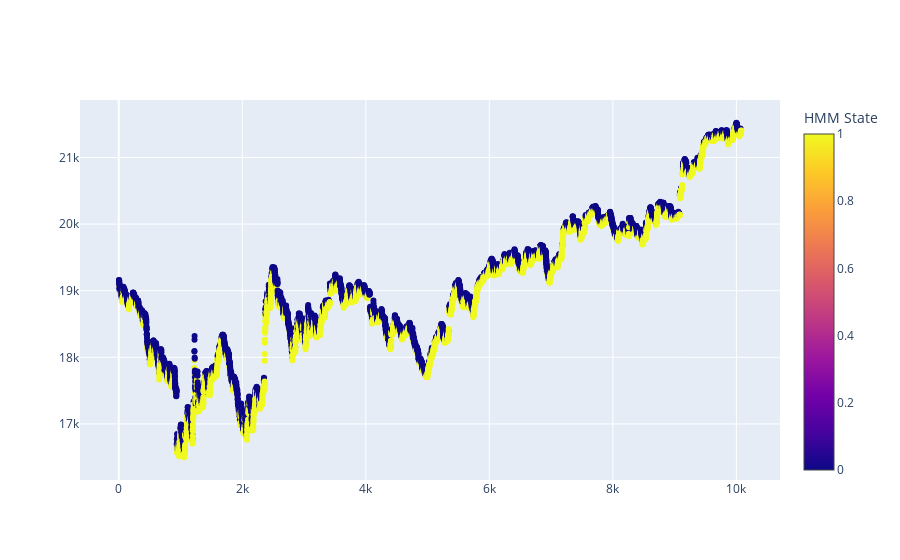

Here is the notebook cell this chart was saved with:
### Code cell
import os
import sys
import numpy as np
import pandas as pd
import plotly.graph_objects as go
import plotly.express as px
from hmmlearn import hmm
from sklearn.preprocessing import StandardScaler
pd.set_option('display.max_rows', None)

raw_bar = pd.read_parquet(os.path.join(os.getcwd(), 'history.parquet'))
vrun_bar = pd.read_parquet(os.path.join(os.getcwd(), 'volume_run_bar.parquet'))

# 1. Load your data
# Suppose df has columns ["timestamp", "feature1", "feature2", …].
df = vrun_bar[-(60*24*7):].copy()
periods = [1, 2, 4, 6, 8, 10]
for period in periods:
    df[f'pct_fwd_{period}'] = np.log1p(df["close"].pct_change(periods=-period).fillna(0))
    df[f'pct_bak_{period}'] = np.log1p(df["close"].pct_change(periods=period).fillna(0))

for i, period in enumerate(periods):
    df[f'pct_cum_fwd_{period}'] = sum(df[f'pct_fwd_{p}'] for p in periods[:(i+1)])
    df[f'pct_cum_bak_{period}'] = sum(df[f'pct_bak_{p}'] for p in periods[:(i+1)])
    df[f'f_p_{period}'] = df[f'pct_cum_fwd_{period}'].apply(lambda x: x if x > 0 else 0)
    df[f'f_n_{period}'] = df[f'pct_cum_fwd_{period}'].apply(lambda x: x if x <= 0 else 0)
X = df[[f'f_p_{p}' for p in periods]+[f'f_n_{p}' for p in periods]]

# 2. Normalize
scaler = StandardScaler()
X_scaled = scaler.fit_transform(X)

# 3. Instantiate GaussianHMM
n_states = 2  # choose your number of regimes
model = hmm.GaussianHMM(
    n_components=n_states,
    covariance_type="full",
    n_iter=30,
    verbose=True,    # print convergence info
    random_state=0,
)

# 4. Fit model
model.fit(X_scaled)

# 5. Decode with Viterbi
hidden_states = model.predict(X_scaled)

# 6. Attach labels to df
df["hmm_state"] = hidden_states

raw = raw_bar[-(60*24*7):]

# Initialize empty DataFrame to hold mean returns
hmm_stats = pd.DataFrame(
    index=sorted(df["hmm_state"].unique()), 
    columns=[f"fut_return_{p}" for p in periods]
)

for period in periods:
    col_name = f"fut_return_{period}"
    
    # Calculate future returns
    df[col_name] = df.groupby("hmm_state")["close"].transform(
        lambda x: x.shift(-period) / x - 1
    )
    
    # Compute mean for each hmm_state and store in hmm_stats
    stats = df.groupby("hmm_state")[col_name].agg(['mean'])
    hmm_stats.loc[:, col_name] = stats['mean']

print(hmm_stats)

# df.set_index('time', inplace=True)
# raw.index.name = 'time'
# merged = pd.merge(df[['close', "hmm_state"]], raw['close'], on='time', how='left')
# print(merged)

import plotly.express as px
import plotly.graph_objects as go

fig = go.Figure()

# Add HMM scatter with custom color mapping
fig.add_trace(go.Scatter(
    y=df['close'],
    mode='markers',
    marker=dict(
        color=df['hmm_state'],
        colorscale='Plasma',
        showscale=True,
        colorbar=dict(title="HMM State"),
        size=6
    ),
    name="Close",
))
fig.show()

### Figure 1 — Plotly figure (JSON) as saved in the notebook; plotly's stock layout.template omitted (floating-point values rounded to 4 significant figures; data arrays with more than 128 entries replaced by an {"elided": "..."} marker saying what was removed)
{"data": [{"marker": {"color": {"elided": "10080 int values"}, "colorbar": {"title": {"text": "HMM State"}}, "colorscale": [[0, "#0d0887"], [0.1111, "#46039f"], [0.2222, "#7201a8"], [0.3333, "#9c179e"], [0.4444, "#bd3786"], [0.5556, "#d8576b"], [0.6667, "#ed7953"], [0.7778, "#fb9f3a"], [0.8889, "#fdca26"], [1, "#f0f921"]], "showscale": true, "size": 6}, "mode": "markers", "name": "Close", "type": "scatter", "y": {"elided": "10080 float values"}}], "layout": {}}
